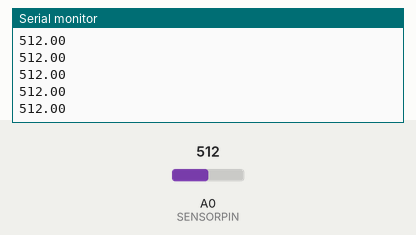
Bench run of a sketch on a simulated Arduino Uno, built with avr-gcc and run on an emulated ATmega328P. Parts: the last lines printed to the serial monitor. Inputs (shaded band) come from the test bench; at power-on: A0 (SENSORPIN) = 512.

Above: at 1.2 s.
1.3 s: A0 (SENSORPIN) set to 716
At 1.33 s:
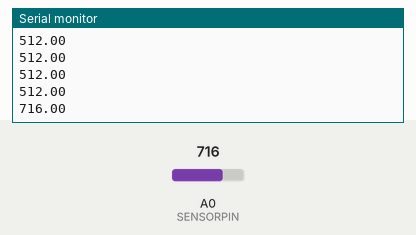
2.8 s: A0 (SENSORPIN) set to 900
At 2.8 s:
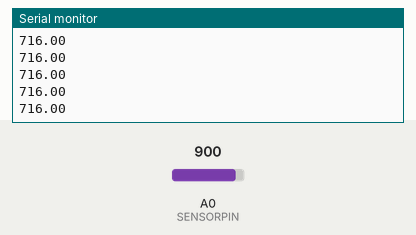
Timing chart, 0 to 5.8 s (numbered marks = the images above; inputs shaded):
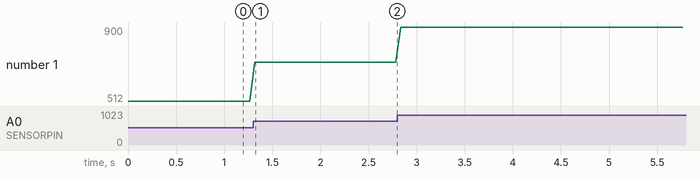

Measured:
- after the input at 1.3 s, the serial monitor: prints a new line at once (image 1)
- plotted number 1: 512 → 716 after the input at 1.3 s, 716 → 900 after the input at 2.8 s

The sketch:

Arduino_code.ino
```cpp
/* Water Level Sensor System
 *  Authors: ENGR114 Student Group at Portland Community College, Summer 2017
 *  Date: 08/17/2017
 *  Version: 3.0
 *  Descripition: This program reads the analog voltage signal from the eTape
 *  and pushes it to the IOT through a wireless device.
 *  Sources: https://github.com/ABontrager08/MATLAB-waterlevel-sensor/blob/master/water_level.ino
 *
 *  Connect pin #2 of the eTape to ground, then pin #3 to a 550 ohm resistor.
 *  The other side of the 550 ohm resistor connects to the VCC 5v supply of the redboard.
 *  At the point of connection between pin #3 and the 550 ohm resistor add a conection to the ADC pin on the Red Board
 */
 // The value of the resistor(not the eTape)
 #define SERIESRESISTOR 550

 // Sensor pin input
 # define SENSORPIN A0

// resistance values
#define zero_depth_resistance 550 // resistance when no liquid is present.
#define max_resistance 60 // resistance when liquid is at max line.

 // sets the data rate in bits per second over the serial port
void setup(void) {
  Serial.begin(9600);
}

// body of the code that will control what the arduino does
void loop(void) {

  // create a variable to store the data pulled from the sensor
  float reading;

  // volateg reading from eTape
  reading = analogRead(SENSORPIN); // read the volatage from the pin
  reading = reading + 0.5; // helps with rounding the value stored in reading appropriatly in preperation for truncation due to casting to an int value
  reading = (int)reading; // convert to an int value to control for any erronius values in the decimals

  Serial.println(reading); // send the value recoreded to the serial port to be displayed or pulled using the computer


  delay(50); // add a 50ms delay to prevent a bus overflow and loss of data or erronious data

}
```
